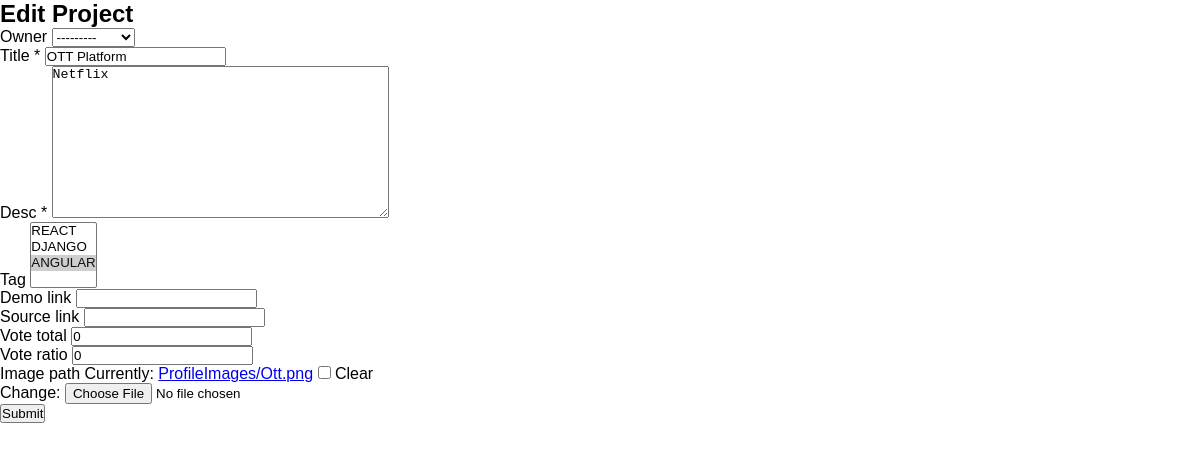
The app's page /projects/update_project/0edd27a136594527949fbfefeae03965, older data.
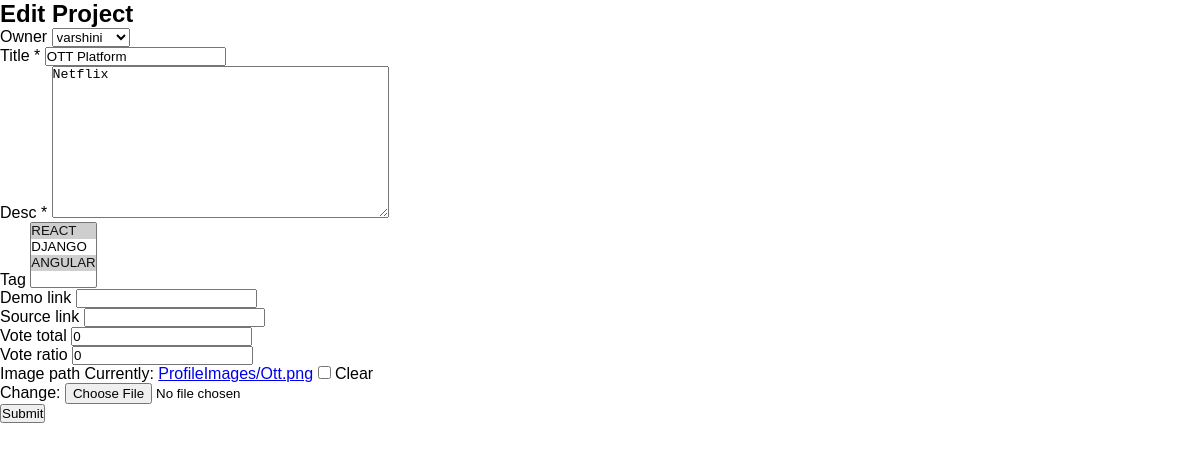
The same page, newer data.
### projectapp/models.py (models this page shows, shortened)
class Movie(models.Model):
    owner=models.ForeignKey(Profile,null=True,blank=True,on_delete=models.SET_NULL)
    id=models.UUIDField(default=uuid.uuid4,unique=True,primary_key=True,editable=False)
    title = models.CharField(max_length=100)
    desc = models.TextField()
    tag = models.ManyToManyField('Tag', blank=True)
    demo_link=models.CharField(max_length=2000,null=True,blank=True)
    source_link=models.CharField(max_length=2000,null=True,blank=True)
    created=models.DateTimeField(auto_now_add=True)
    vote_total=models.IntegerField(default=0,null=True,blank=True)
    vote_ratio=models.IntegerField(default=0,null=True,blank=True)
    image_path = models.ImageField(null=True,blank=True,upload_to='ProfileImages/',default='Default.jpg')

### projectapp/views.py (the view)
# urls.py: path('update_project/<str:i>', views.UpdateProject,name='update_project'),
def UpdateProject(request,i):
    data =  Movie.objects.get(id=i)
    form = ProjectForm(instance=data)
    if request.method=='POST':
        x = ProjectForm(request.POST,request.FILES,instance=data)
        if x.is_valid():
            x.save()
            return redirect('home')
    context = {"FormData":form,
               "is_edit": True,}
    return render(request,'projects/CreateProjectFrom.html',context)

### projectapp/forms.py
class ProjectForm(ModelForm):
    class Meta:
        model = Movie
        fields = '__all__'

### projectapp/models.py (called while the page is built)
    def __str__(self):
        return self.name

### users/models.py (called while the page is built)
    def __str__(self):
        return str(self.user)

### projectapp/templates/projects/CreateProjectFrom.html (shortened to what this page needs)
{% load static %}
<!DOCTYPE html>
<html lang="en">
<head>
    <link rel="stylesheet" href="{% static 'css/navbar.css' %}">
</head>
<body>
    <div class="form-title-wrapper">
        <h2 class="form-title">
            {% if is_edit %}
            Edit Project
            {% else %}
            Create Project
            {% endif %}
        </h2>
    </div>
    <form method="POST" enctype="multipart/form-data" class="project-form two-column" novalidate>
        {% for field in FormData %}
        <div class="form-group
    {% if field.name == 'desc' or field.name == 'project_file' %}
        span-3
    {% elif field.name == 'demo_link' or field.name == 'source_link' %}
        span-2
    {% endif %}
">
            <label for="{{ field.id_for_label }}">
                {{ field.label }}
                {% if field.field.required %}
                <span class="required">*</span>
                {% endif %}
            </label>
            {{ field }}
        </div>
        {% endfor %}
        <button type="submit" class="submit-btn">Submit</button>
    </form>
</body>
</html>

Row changes from the older to the newer data that the page shows:
changed Movie "OTT Platform": owner "---------" → "varshini"
Text that changed along with them:
form field tag: "REACT / DJANGO / ANGULAR ☑" → "REACT ☑ / DJANGO / ANGULAR ☑"
